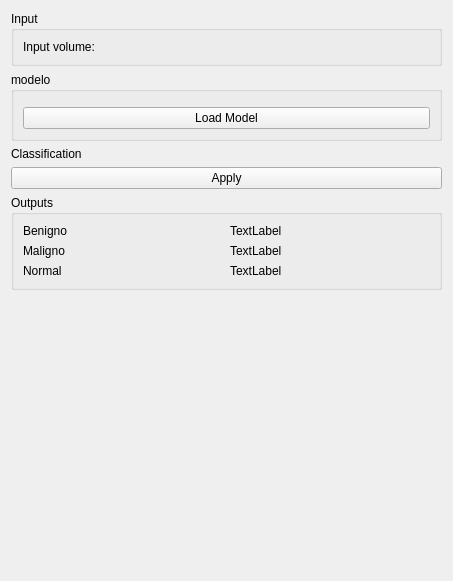
<?xml version="1.0" encoding="UTF-8"?>
<ui version="4.0">
 <class>BreastLesionClassification</class>
 <widget class="qMRMLWidget" name="BreastLesionClassification">
  <property name="geometry">
   <rect>
    <x>0</x>
    <y>0</y>
    <width>453</width>
    <height>581</height>
   </rect>
  </property>
  <layout class="QVBoxLayout" name="verticalLayout">
   <item>
    <widget class="QGroupBox" name="groupBox_3">
     <property name="title">
      <string>Input</string>
     </property>
     <layout class="QHBoxLayout" name="horizontalLayout">
      <item>
       <widget class="QLabel" name="label">
        <property name="text">
         <string>Input volume:</string>
        </property>
       </widget>
      </item>
      <item>
       <widget class="qMRMLNodeComboBox" name="inputSelector">
        <property name="toolTip">
         <string>Pick the input to the algorithm.</string>
        </property>
        <property name="nodeTypes">
         <stringlist>
          <string>vtkMRMLScalarVolumeNode</string>
          <string>vtkMRMLVectorVolumeNode</string>
         </stringlist>
        </property>
        <property name="showChildNodeTypes">
         <bool>false</bool>
        </property>
        <property name="addEnabled">
         <bool>false</bool>
        </property>
        <property name="removeEnabled">
         <bool>false</bool>
        </property>
       </widget>
      </item>
     </layout>
    </widget>
   </item>
   <item>
    <widget class="QGroupBox" name="groupBox_2">
     <property name="title">
      <string>modelo</string>
     </property>
     <layout class="QVBoxLayout" name="verticalLayout_2">
      <item>
       <widget class="ctkPathLineEdit" name="PathLineEdit"/>
      </item>
      <item>
       <widget class="QPushButton" name="pushButton_2">
        <property name="text">
         <string>Load Model</string>
        </property>
       </widget>
      </item>
     </layout>
    </widget>
   </item>
   <item>
    <widget class="QLabel" name="label_13">
     <property name="text">
      <string>Classification</string>
     </property>
    </widget>
   </item>
   <item>
    <widget class="QPushButton" name="applyButton">
     <property name="enabled">
      <bool>true</bool>
     </property>
     <property name="toolTip">
      <string>Run the algorithm.</string>
     </property>
     <property name="text">
      <string>Apply</string>
     </property>
    </widget>
   </item>
   <item>
    <widget class="QGroupBox" name="groupBox">
     <property name="title">
      <string>Outputs</string>
     </property>
     <layout class="QGridLayout" name="gridLayout">
      <item row="2" column="0">
       <widget class="QLabel" name="label_8">
        <property name="text">
         <string>Normal</string>
        </property>
       </widget>
      </item>
      <item row="0" column="0">
       <widget class="QLabel" name="label_6">
        <property name="text">
         <string>Benigno</string>
        </property>
       </widget>
      </item>
      <item row="1" column="0">
       <widget class="QLabel" name="label_7">
        <property name="text">
         <string>Maligno</string>
        </property>
       </widget>
      </item>
      <item row="0" column="1">
       <widget class="QLabel" name="ValorBenigno">
        <property name="text">
         <string>TextLabel</string>
        </property>
       </widget>
      </item>
      <item row="1" column="1">
       <widget class="QLabel" name="ValorMaligno">
        <property name="text">
         <string>TextLabel</string>
        </property>
       </widget>
      </item>
      <item row="2" column="1">
       <widget class="QLabel" name="ValorNormal">
        <property name="text">
         <string>TextLabel</string>
        </property>
       </widget>
      </item>
     </layout>
    </widget>
   </item>
   <item>
    <spacer name="verticalSpacer">
     <property name="orientation">
      <enum>Qt::Vertical</enum>
     </property>
     <property name="sizeHint" stdset="0">
      <size>
       <width>20</width>
       <height>40</height>
      </size>
     </property>
    </spacer>
   </item>
  </layout>
 </widget>
 <customwidgets>
  <customwidget>
   <class>ctkPathLineEdit</class>
   <extends>QWidget</extends>
   <header>ctkPathLineEdit.h</header>
  </customwidget>
  <customwidget>
   <class>qMRMLNodeComboBox</class>
   <extends>QWidget</extends>
   <header>qMRMLNodeComboBox.h</header>
  </customwidget>
  <customwidget>
   <class>qMRMLWidget</class>
   <extends>QWidget</extends>
   <header>qMRMLWidget.h</header>
   <container>1</container>
  </customwidget>
 </customwidgets>
 <resources/>
 <connections>
  <connection>
   <sender>BreastLesionClassification</sender>
   <signal>mrmlSceneChanged(vtkMRMLScene*)</signal>
   <receiver>inputSelector</receiver>
   <slot>setMRMLScene(vtkMRMLScene*)</slot>
   <hints>
    <hint type="sourcelabel">
     <x>122</x>
     <y>132</y>
    </hint>
    <hint type="destinationlabel">
     <x>248</x>
     <y>61</y>
    </hint>
   </hints>
  </connection>
 </connections>
</ui>
